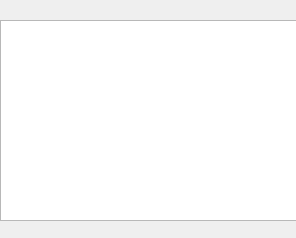
<?xml version="1.0" encoding="UTF-8"?>
<ui version="4.0">
 <class>FollowMouseWidget</class>
 <widget class="QWidget" name="FollowMouseWidget">
  <property name="geometry">
   <rect>
    <x>0</x>
    <y>0</y>
    <width>296</width>
    <height>238</height>
   </rect>
  </property>
  <property name="windowTitle">
   <string>Form</string>
  </property>
  <widget class="QTextBrowser" name="textBrowser">
   <property name="geometry">
    <rect>
     <x>0</x>
     <y>20</y>
     <width>301</width>
     <height>201</height>
    </rect>
   </property>
   <property name="html">
    <string>&lt;!DOCTYPE HTML PUBLIC &quot;-//W3C//DTD HTML 4.0//EN&quot; &quot;http://www.w3.org/TR/REC-html40/strict.dtd&quot;&gt;
&lt;html&gt;&lt;head&gt;&lt;meta name=&quot;qrichtext&quot; content=&quot;1&quot; /&gt;&lt;meta charset=&quot;utf-8&quot; /&gt;&lt;style type=&quot;text/css&quot;&gt;
p, li { white-space: pre-wrap; }
hr { height: 1px; border-width: 0; }
li.unchecked::marker { content: &quot;\2610&quot;; }
li.checked::marker { content: &quot;\2612&quot;; }
&lt;/style&gt;&lt;/head&gt;&lt;body style=&quot; font-family:'.AppleSystemUIFont'; font-size:13pt; font-weight:400; font-style:normal;&quot;&gt;
&lt;p style=&quot;-qt-paragraph-type:empty; margin-top:0px; margin-bottom:0px; margin-left:0px; margin-right:0px; -qt-block-indent:0; text-indent:0px;&quot;&gt;&lt;br /&gt;&lt;/p&gt;&lt;/body&gt;&lt;/html&gt;</string>
   </property>
  </widget>
 </widget>
 <resources/>
 <connections/>
</ui>
